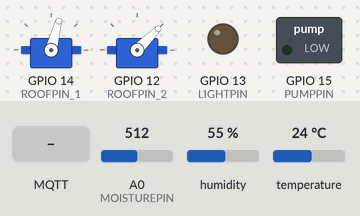
Recording of a sketch running on a simulated ESP8266 (NodeMCU). On the bench: 2 × servo, switched loads named in the sketch (green lamp = pin HIGH), output pins drawn as LEDs (lit = HIGH). Inputs (shaded band) come from the test bench; at power-on: A0 (MOISTUREPIN) = 512, humidity 55 %, temperature 24 °C. WiFi joins after 1.5 s; servers stay silent unless stated; no MQTT or app messages arrive unless stated; what the sketch prints to the serial monitor is not drawn.

Above: at 2.7 s.
2.8 s: MQTT message "On" arrives on the first subscribed topic
At 3.9 s:
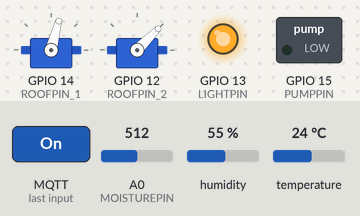
4.3 s: MQTT message "5" arrives on the second subscribed topic
5.8 s: MQTT message "Open" arrives on the third subscribed topic
At 6.2 s:
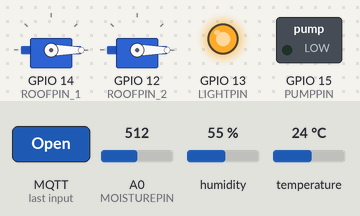
7.3 s: MQTT message "90" arrives on the first subscribed topic
At 8.5 s:
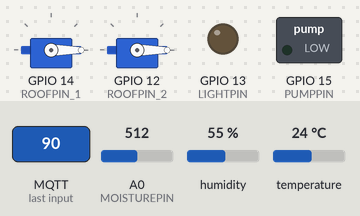
8.8 s: MQTT message "200" arrives on the second subscribed topic
At 8.9 s:
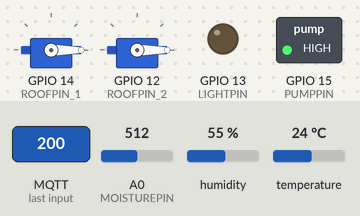
10.5 s: MQTT message "On" arrives on the third subscribed topic
At 10.9 s:
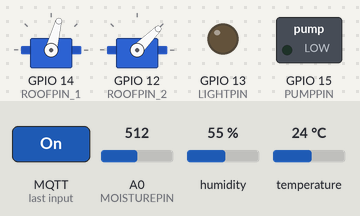
Timing chart, 0 to 13.0 s (numbered marks = the images above; inputs shaded):
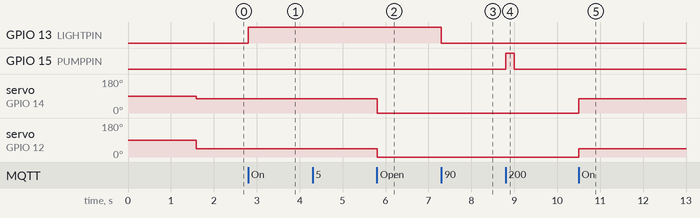

The sketch:

davdk.ino
```cpp
#include <ESP8266WiFi.h>
#include <PubSubClient.h>
#include <DHT.h>
#include <Servo.h>

#define ssid "Bo"
#define password "haibang161020"
#define mqtt_server "maqiatto.com"
const int mqtt_port = 1883;
const int DHTPIN = 10;
const int DHTTYPE = DHT11;
const int ROOFPIN_1 = 14;
const int ROOFPIN_2 = 12;
const int PUMPPIN = 15;
const int LIGHTPIN = 13;
const int MOISTUREPIN = A0;

unsigned long t;
unsigned long pumpStart;
int pumpTimer;
bool light = false;
bool roof = false;
bool roofFlag = false;

DHT dht(DHTPIN, DHTTYPE);
WiFiClient espClient;
PubSubClient client(espClient);
Servo servo1;
Servo servo2;

void setup()
{
  Serial.begin(115200);
  setup_wifi();
  client.setServer(mqtt_server, mqtt_port);
  client.setCallback(callback);
  dht.begin();
  servo1.attach(ROOFPIN_1);
  servo2.attach(ROOFPIN_2);
  pinMode(PUMPPIN, OUTPUT);
  pinMode(LIGHTPIN, OUTPUT);
  pinMode(MOISTUREPIN, INPUT);
}
// Hàm kết nối wifi
void setup_wifi()
{
  delay(10);
  Serial.println();
  Serial.print("Connecting to ");
  Serial.println(ssid);
  WiFi.begin(ssid, password);
  while (WiFi.status() != WL_CONNECTED) {
    delay(500);
    Serial.print(".");
  }
  Serial.println("");
  Serial.println("WiFi connected");
  Serial.println("IP address: ");
  Serial.println(WiFi.localIP());
}

void lightControl(String msg) {
  if (msg == "On") {
    light = true;
    client.publish("shipangei00@gmail.com/lightstat", "On", true);
  }
  else {
    light = false;
    client.publish("shipangei00@gmail.com/lightstat", "Off", true);
  }
}

void roofControl(String msg) {
  if (msg == "Open") {
    roof = true;
    client.publish("shipangei00@gmail.com/roofstat", "Open", true);
  }
  else {
    roof = false;
    client.publish("shipangei00@gmail.com/roofstat", "Closed", true);
  }
}

void pumpControl(String msg) {
  pumpStart = millis();
  pumpTimer = msg.toInt();
  if (pumpTimer <= 0) {
    pumpTimer = 0;
    client.publish("shipangei00@gmail.com/pumpstat", "Off", true);
  }
  else  client.publish("shipangei00@gmail.com/pumpstat", "On", true);
}

void callback(char* topic, byte* payload, unsigned int length)
{
  Serial.print("Co tin nhan moi tu topic:");
  Serial.println(topic);
  String msg = "";
  for (int i = 0; i < length; i++)
  {
    Serial.print((char)payload[i]);
    msg += (char)payload[i];
  }
  Serial.println();

  if ((String)topic == "shipangei00@gmail.com/light")
    lightControl(msg);
  else if ((String)topic == "shipangei00@gmail.com/roof")
    roofControl(msg);
  else if ((String)topic == "shipangei00@gmail.com/pump")
    pumpControl(msg);
}


void reconnect()
{
  while (!client.connected())
  {
    if (client.connect("ESP8266", "shipangei00@gmail.com", "!n&$NoF4hD2iFwYZ"))
    {
      Serial.println("Connected");
      client.subscribe("shipangei00@gmail.com/light");
      client.subscribe("shipangei00@gmail.com/pump");
      client.subscribe("shipangei00@gmail.com/roof");
    }
    else
    {
      Serial.print("Lỗi:, rc=");
      Serial.print(client.state());
      Serial.println(" try again in 5 seconds");
      delay(5000);
    }
  }
}

void loop()
{
  if (!client.connected())
    reconnect();
  client.loop();
  if (millis() - t > 500)
  {
    float temp = dht.readTemperature();
    float humid = dht.readHumidity();
    int value = analogRead(A0);
    int moisture = 100-map(value, 0, 1023, 0, 100);
    t = millis();
    client.publish("shipangei00@gmail.com/temp", String(temp, 1).c_str());
    client.publish("shipangei00@gmail.com/humid", String(humid, 1).c_str());
    client.publish("shipangei00@gmail.com/moisture", String(moisture).c_str());
  }

  if (millis() - pumpStart > pumpTimer) {
    digitalWrite(PUMPPIN, LOW);
  } else {
    digitalWrite(PUMPPIN, HIGH);
  }

  if (light) {
    digitalWrite(LIGHTPIN, HIGH);
  } else {
    digitalWrite(LIGHTPIN, LOW);
  }

  if (roof) {
      servo1.write(0);
      servo2.write(0);
  } else {
      servo1.write(75);
      servo2.write(45);
  }
}
```

Measured:
- after the input at 2.8 s, GPIO 13 (LIGHTPIN): LOW → HIGH at once
- after the input at 5.8 s, servo on GPIO 14 (ROOFPIN_1): 75° → 0° at once; servo on GPIO 12 (ROOFPIN_2): 45° → 0° at once
- after the input at 7.3 s, GPIO 13 (LIGHTPIN): HIGH → LOW at once
- after the input at 8.8 s, GPIO 15 (PUMPPIN): LOW → HIGH at once, → LOW 0.20 s later
- after the input at 10.5 s, servo on GPIO 14 (ROOFPIN_1): 0° → 75° at once; servo on GPIO 12 (ROOFPIN_2): 0° → 45° at once
